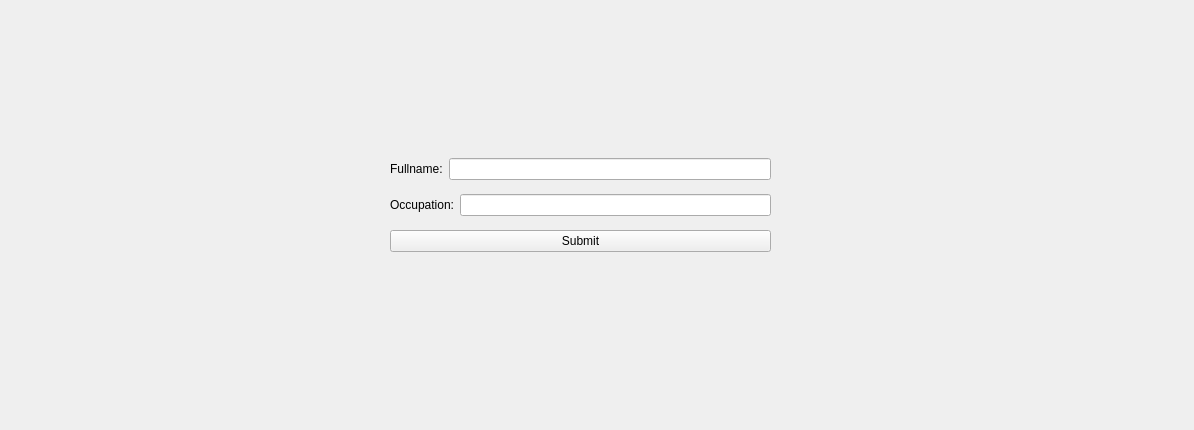
<?xml version="1.0" encoding="UTF-8"?>
<ui version="4.0">
 <class>Widget</class>
 <widget class="QWidget" name="Widget">
  <property name="geometry">
   <rect>
    <x>0</x>
    <y>0</y>
    <width>1194</width>
    <height>430</height>
   </rect>
  </property>
  <property name="windowTitle">
   <string>Form</string>
  </property>
  <widget class="QWidget" name="verticalLayoutWidget">
   <property name="geometry">
    <rect>
     <x>390</x>
     <y>150</y>
     <width>381</width>
     <height>111</height>
    </rect>
   </property>
   <layout class="QVBoxLayout" name="verticalLayout">
    <item>
     <layout class="QHBoxLayout" name="horizontalLayout">
      <item>
       <widget class="QLabel" name="label">
        <property name="text">
         <string>Fullname:</string>
        </property>
       </widget>
      </item>
      <item>
       <widget class="QLineEdit" name="fullname_line_edit">
        <property name="enabled">
         <bool>true</bool>
        </property>
        <property name="sizePolicy">
         <sizepolicy hsizetype="Expanding" vsizetype="Fixed">
          <horstretch>0</horstretch>
          <verstretch>0</verstretch>
         </sizepolicy>
        </property>
       </widget>
      </item>
     </layout>
    </item>
    <item>
     <layout class="QHBoxLayout" name="horizontalLayout_2">
      <item>
       <widget class="QLabel" name="label_2">
        <property name="text">
         <string>Occupation:</string>
        </property>
       </widget>
      </item>
      <item>
       <widget class="QLineEdit" name="occupation_line_edit"/>
      </item>
     </layout>
    </item>
    <item>
     <widget class="QPushButton" name="submit_button">
      <property name="text">
       <string>Submit</string>
      </property>
     </widget>
    </item>
   </layout>
  </widget>
 </widget>
 <resources/>
 <connections/>
</ui>
